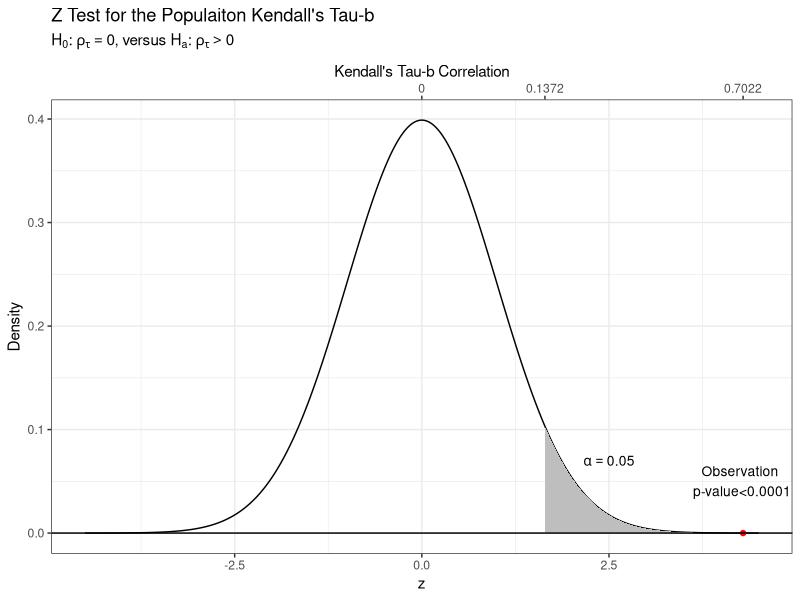
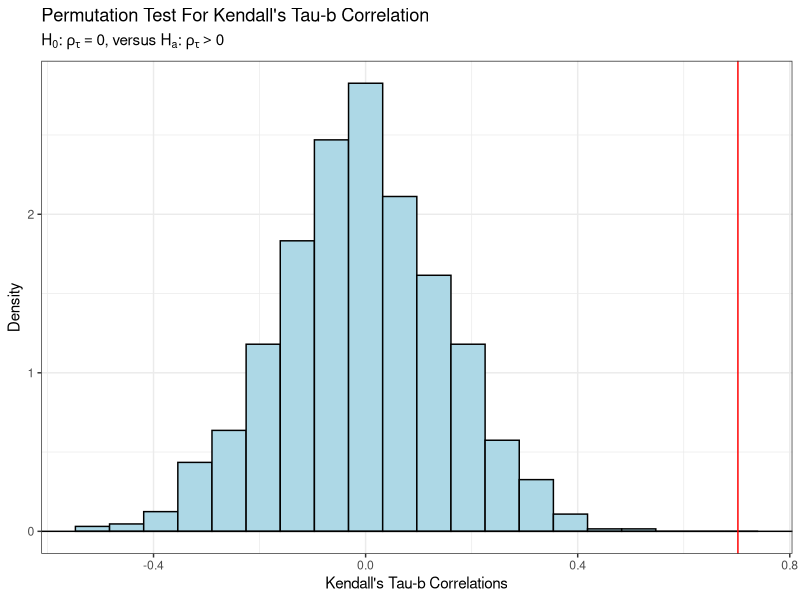

Source code (R) for these figures, in order:
library("ggplot2")
library("gridExtra")
#################################################################################
#################################################################################
#### Kendall's Tau b
#################################################################################
#################################################################################
filt.rate<-c(125.3,98.2,201.4,147.3,145.9,124.7,112.2,120.2,161.2,178.9,
             159.5,145.8,75.1,151.4,144.2,125,198.8,132.5,159.6,110.7)
moisture<-c(77.9,76.8,81.5,79.8,78.2,78.3,77.5,77,80.1,80.2,
            79.9,79,76.7,78.2,79.5,78.1,81.5,77,79,78.6)
#################################################################################
##hypothesis test       #########################################################
#################################################################################
(r<-cor(filt.rate,moisture,method="kendall"))

#Kendall's by hand
x<-filt.rate
y<-moisture
rx<-rank(x=x)
ry<-rank(x=y)

kendall.tab<-cbind(x,y,rx,ry)
kendall.tab<-kendall.tab[order(x),]
n<-nrow(kendall.tab)

concordant<-c() #a place to save concordant pair counts
discordant<-c() #a place to save discordant pair counts
for(i in 1:n){ #for each row
  curr.x<-kendall.tab[i,3] #take the ith row's x rank
  curr.y<-kendall.tab[i,4] #take the ith row's y rank
  concordant_pairs<-c(which(kendall.tab[i:n,3]>curr.x&kendall.tab[i:n,4]>curr.y),
                      which(kendall.tab[i:n,3]<curr.x&kendall.tab[i:n,4]<curr.y))
  discordant_pairs<-c(which(kendall.tab[i:n,3]>curr.x&kendall.tab[i:n,4]<curr.y),
                      which(kendall.tab[i:n,3]<curr.x&kendall.tab[i:n,4]>curr.y))
  concordant<-c(concordant,length(concordant_pairs))
  discordant<-c(discordant,length(discordant_pairs))
}
kendall.tab<-cbind(kendall.tab,concordant,discordant)
sum(concordant) #total concordant
sum(discordant) #total discordant
tab<-table(x,y)
Tx<-rowSums(tab)
Ty<-colSums(tab)
(sum(concordant)-sum(discordant))/sqrt((((n*(n-1)/2)-sum(Tx*(Tx-1)/2))*((n*(n-1)/2)-sum(Ty*(Ty-1)/2))))

sig2<-(1/18)*((n^2-n)*(2*n+5)-sum(Tx*(Tx-1)*(2*Tx+5))-sum(Ty*(Ty-1)*(2*Ty+5)))+
  (sum(Tx*(Tx-1)*(Tx-2))*sum(Ty*(Ty-1)*(Ty-2)))/(9*(n^2-n)*(n-2))+
  (sum(Tx*(Tx-1))*sum(Ty*(Ty-1)))/(2*(n^2-n))

sqrt(sig2)

S<-sum(concordant)-sum(discordant)
(test.stat<- (S)/sqrt(sig2))
(test.stat.corrected<- (S+(-1*sign(S)))/sqrt(sig2))
pnorm(test.stat.corrected,lower.tail=FALSE)

#approximate unless for n<1290 (no ties)
cor.test(filt.rate,moisture,method="kendall",alternative="greater")
cor.test(filt.rate,moisture,method="kendall",alternative="greater",continuity=TRUE)

################################
## Visualization
################################
ggdat<-data.frame(z=seq(-4.5,4.5,0.01),
                  f=dnorm(x=seq(-4.5,4.5,0.01)))
ggdat.highlight<-data.frame(x=test.stat,y=0)

#Save the observations corresponding to z
#S=r*sqrt(((n^2-n)-sum(Tx*(Tx-1)))*((n^2-n)-sum(Ty*(Ty-1))))
solve_tau<-function(kendalls.tab,z,tau,correct=TRUE){
  kendalls.tab<-data.frame(kendalls.tab)
  tab<-table(kendalls.tab$x,kendalls.tab$y)
  n<-nrow(tab)
  Tx<-rowSums(tab)
  Ty<-colSums(tab)
  (sum(kendalls.tab$concordant)-sum(kendalls.tab$discordant))/sqrt((((n*(n-1)/2)-sum(Tx*(Tx-1)/2))*((n*(n-1)/2)-sum(Ty*(Ty-1)/2))))
  
  sig2<-(1/18)*((n^2-n)*(2*n+5)-sum(Tx*(Tx-1)*(2*Tx+5))-sum(Ty*(Ty-1)*(2*Ty+5)))+
    (sum(Tx*(Tx-1)*(Tx-2))*sum(Ty*(Ty-1)*(Ty-2)))/(9*(n^2-n)*(n-2))+
    (sum(Tx*(Tx-1))*sum(Ty*(Ty-1)))/(2*(n^2-n))
  
  S<-tau*sqrt(((n^2-n)-sum(Tx*(Tx-1)))*((n^2-n)-sum(Ty*(Ty-1))))
  if(correct==TRUE){
    (S+(-1*sign(S)))/sqrt(sig2) - z
  }else{
    (S)/sqrt(sig2) - z
  }
}
alpha<-0.05
critical<-uniroot(f=solve_tau,interval=c(0,1),
                  kendalls.tab=kendall.tab,z=qnorm(1-alpha),correct=TRUE)$root


axis.labels<-c(round(c(0,critical,r),4))

ggplot(data=ggdat,aes(x=z,y=f))+
  geom_line()+
  geom_ribbon(data=subset(ggdat,z>=qnorm(1-alpha)),aes(ymax=f),ymin=0,
              fill="grey",color=NA)+
  geom_ribbon(data=subset(ggdat,z>=test.stat),aes(ymax=f),ymin=0,
              fill="red",color=NA,alpha=0.25)+
  geom_point(data=ggdat.highlight,aes(x=x,y=y),color="red")+
  geom_hline(yintercept = 0)+
  theme_bw()+
  xlab("z")+
  ylab("Density")+
  ggtitle("Z Test for the Populaiton Kendall's Tau-b",
          subtitle=bquote(H[0]*":"~rho[tau]==0*{", versus "*H[a]*":"~rho[tau]>0}))+
  annotate("text", x=2.5, y=0.07,
           label= deparse(bquote(alpha==0.05)),parse=T,size=3.5)+ 
  annotate("text", x=4.25, y=0.05, label="Observation\n p-value<0.0001",size=3.5)+
  scale_x_continuous(sec.axis = sec_axis(~., 
                                         breaks=c(0,qnorm(1-alpha),test.stat),
                                         labels = axis.labels,name="Kendall's Tau-b Correlation"))

#################################################################################
##Permutation Test   #########################################################
#################################################################################
kendall.perm.test <- function(x,y,R=1000,alternative="two.sided",supplyCorrs=FALSE){
  n = length(x) #length(x)=length(y)
  if(n!=length(y)){
    stop("\n `x' and `y' must have the same length")
  }
  r = cor(x,y,method="kendall") #sample correlation
  corrs<-rep(NA,R) #a place to store correlations on resampled
  for(i in 1:R){
    curr.samp<-sample(x=1:n,size=n,replace=FALSE) #randomly generate observations to sample
    corrs[i]<-cor(x,y[curr.samp],method="kendall") #save correlation for this sample
  }
  #calculate p-values as the proportion of correlations of resampled `more extreme` than observed
  if(alternative=="less"){
    p.value = sum(corrs <= r) / R 
  } else if(alternative=="greater"){
    p.value = sum(corrs >= r) / R
  } else{
    p.value = sum(abs(corrs) >= abs(r)) / R
  }
  if(supplyCorrs==TRUE){
    list(r=r,p.value=p.value,corrs=corrs)
  }else{
    list(r=r,p.value=p.value)
  }
}
perm.test<-kendall.perm.test(filt.rate,moisture,supplyCorrs=TRUE)
perm.test[1:2]

ggdat<-data.frame(corrs=perm.test$corrs)
ggplot(data=ggdat,aes(x=corrs))+
  geom_histogram(aes(y=..density..),
                 fill="lightblue",
                 color="black",
                 bins=20)+
  geom_hline(yintercept = 0)+
  geom_vline(xintercept=perm.test$r,color="red")+
  theme_bw()+
  xlab("Kendall's Tau-b Correlations")+
  ylab("Density")+
  ggtitle("Permutation Test For Kendall's Tau-b Correlation",
          subtitle=bquote(H[0]*":"~rho[tau]==0*{", versus "*H[a]*":"~rho[tau]>0}))

#################################################################################
##confidence interval   #########################################################
#################################################################################
#Bonett and Wright (2000). 
zr<-(1/2)*log((1+r)/(1-r))
zl<-zr-qnorm(0.925)*sqrt(0.437/(20-4))
zu<-zr+qnorm(0.975)*sqrt(0.437/(20-4))

(rl<-(exp(2*zl)-1)/(exp(2*zl)+1))
(ru<-(exp(2*zu)-1)/(exp(2*zu)+1))

cor.test(filt.rate,moisture,method="kendall",continuity=TRUE)


#######################################################
###If data is not normal:
#######################################################
library("boot")
boot.kendall<-function(data,indices){
  d<-data[indices,]
  return(cor(d$filt.rate,d$moisture,method="kendall"))
}
boot.dat<-data.frame(filt.rate=filt.rate,moisture=moisture)
boot<-boot(boot.dat,R=1000,statistic=boot.kendall)
boot.ci(boot.out=boot,conf=0.95,type="perc")
